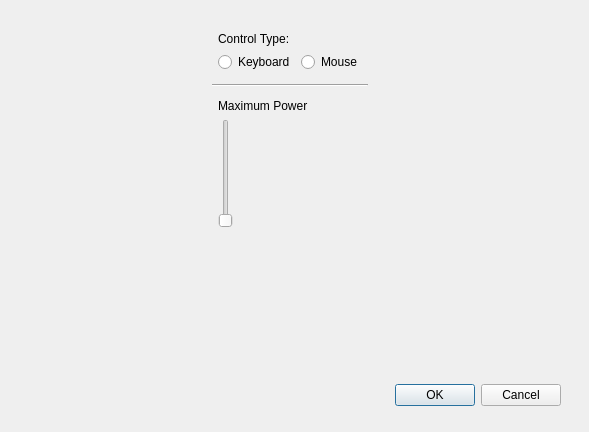
<?xml version="1.0" encoding="UTF-8"?>
<ui version="4.0">
 <class>SettingsDialog</class>
 <widget class="QDialog" name="SettingsDialog">
  <property name="geometry">
   <rect>
    <x>0</x>
    <y>0</y>
    <width>589</width>
    <height>432</height>
   </rect>
  </property>
  <property name="windowTitle">
   <string>Dialog</string>
  </property>
  <widget class="QDialogButtonBox" name="buttonBox">
   <property name="geometry">
    <rect>
     <x>10</x>
     <y>380</y>
     <width>551</width>
     <height>31</height>
    </rect>
   </property>
   <property name="orientation">
    <enum>Qt::Horizontal</enum>
   </property>
   <property name="standardButtons">
    <set>QDialogButtonBox::Cancel|QDialogButtonBox::Ok</set>
   </property>
  </widget>
  <widget class="QWidget" name="gridLayoutWidget">
   <property name="geometry">
    <rect>
     <x>20</x>
     <y>20</y>
     <width>541</width>
     <height>361</height>
    </rect>
   </property>
   <layout class="QGridLayout" name="gridLayout" rowstretch="0,0,0,0" columnstretch="0">
    <property name="leftMargin">
     <number>6</number>
    </property>
    <property name="topMargin">
     <number>6</number>
    </property>
    <property name="rightMargin">
     <number>6</number>
    </property>
    <property name="bottomMargin">
     <number>6</number>
    </property>
    <item row="0" column="0">
     <layout class="QVBoxLayout" name="verticalLayout_2">
      <property name="leftMargin">
       <number>6</number>
      </property>
      <property name="topMargin">
       <number>6</number>
      </property>
      <property name="rightMargin">
       <number>6</number>
      </property>
      <property name="bottomMargin">
       <number>6</number>
      </property>
      <item>
       <widget class="QLabel" name="label">
        <property name="sizePolicy">
         <sizepolicy hsizetype="Minimum" vsizetype="Maximum">
          <horstretch>0</horstretch>
          <verstretch>0</verstretch>
         </sizepolicy>
        </property>
        <property name="text">
         <string>Control Type:</string>
        </property>
       </widget>
      </item>
      <item>
       <layout class="QHBoxLayout" name="horizontalLayout">
        <item>
         <widget class="QRadioButton" name="radioButtonKeyboardControl">
          <property name="sizePolicy">
           <sizepolicy hsizetype="Minimum" vsizetype="Minimum">
            <horstretch>0</horstretch>
            <verstretch>0</verstretch>
           </sizepolicy>
          </property>
          <property name="text">
           <string>Keyboard</string>
          </property>
         </widget>
        </item>
        <item>
         <widget class="QRadioButton" name="radioButtonMouseControl">
          <property name="sizePolicy">
           <sizepolicy hsizetype="Minimum" vsizetype="Minimum">
            <horstretch>0</horstretch>
            <verstretch>0</verstretch>
           </sizepolicy>
          </property>
          <property name="text">
           <string>Mouse</string>
          </property>
         </widget>
        </item>
       </layout>
      </item>
     </layout>
    </item>
    <item row="3" column="0">
     <spacer name="verticalSpacer">
      <property name="orientation">
       <enum>Qt::Vertical</enum>
      </property>
      <property name="sizeHint" stdset="0">
       <size>
        <width>20</width>
        <height>40</height>
       </size>
      </property>
     </spacer>
    </item>
    <item row="1" column="0">
     <widget class="Line" name="line">
      <property name="orientation">
       <enum>Qt::Horizontal</enum>
      </property>
     </widget>
    </item>
    <item row="2" column="0">
     <layout class="QVBoxLayout" name="verticalLayout_3">
      <property name="leftMargin">
       <number>6</number>
      </property>
      <property name="topMargin">
       <number>6</number>
      </property>
      <property name="rightMargin">
       <number>6</number>
      </property>
      <property name="bottomMargin">
       <number>6</number>
      </property>
      <item>
       <widget class="QLabel" name="label_2">
        <property name="text">
         <string>Maximum Power</string>
        </property>
       </widget>
      </item>
      <item>
       <widget class="QSlider" name="maximumPowerSlider">
        <property name="orientation">
         <enum>Qt::Vertical</enum>
        </property>
       </widget>
      </item>
     </layout>
    </item>
   </layout>
  </widget>
 </widget>
 <resources/>
 <connections>
  <connection>
   <sender>buttonBox</sender>
   <signal>accepted()</signal>
   <receiver>SettingsDialog</receiver>
   <slot>accept()</slot>
   <hints>
    <hint type="sourcelabel">
     <x>248</x>
     <y>254</y>
    </hint>
    <hint type="destinationlabel">
     <x>157</x>
     <y>274</y>
    </hint>
   </hints>
  </connection>
  <connection>
   <sender>buttonBox</sender>
   <signal>rejected()</signal>
   <receiver>SettingsDialog</receiver>
   <slot>reject()</slot>
   <hints>
    <hint type="sourcelabel">
     <x>316</x>
     <y>260</y>
    </hint>
    <hint type="destinationlabel">
     <x>286</x>
     <y>274</y>
    </hint>
   </hints>
  </connection>
 </connections>
</ui>
